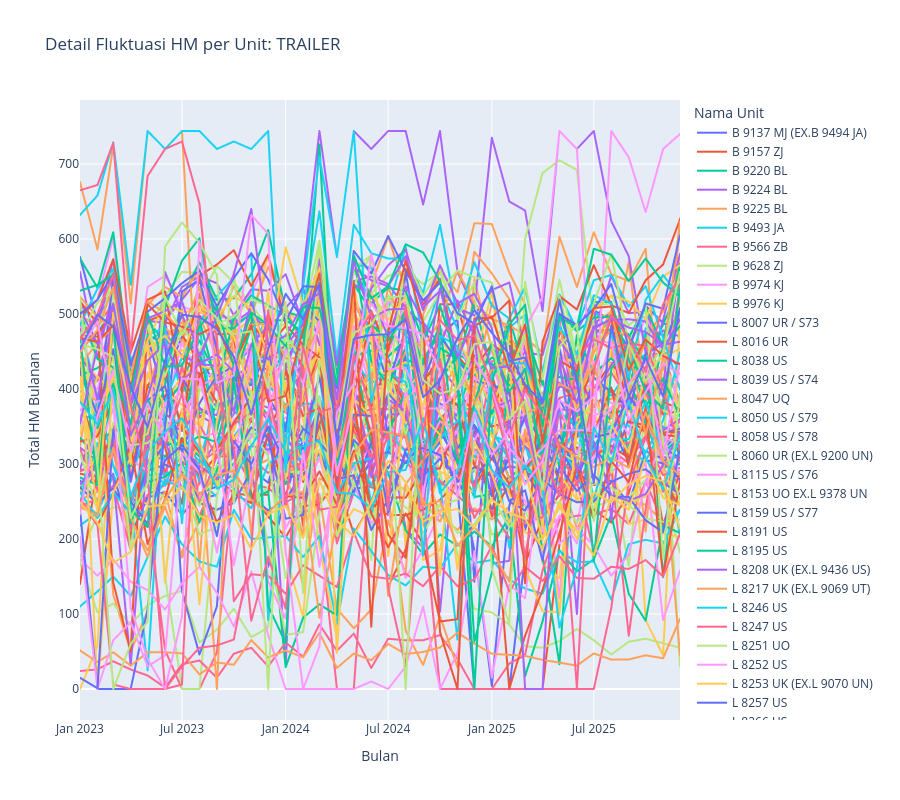

Here is the notebook cell this chart was saved with:
### Markdown cell above
### Tren HM Trailer

### Code cell
# 6. Plot Khusus TRAILER
df_trl = df_unit_monthly[df_unit_monthly['TYPE'] == 'TRAILER']

fig_trl = px.line(df_trl, x='TAHUN_BULAN', y='Delta_HM', color='EQUIP NAME', 
              title='Detail Fluktuasi HM per Unit: TRAILER',
              labels={'TAHUN_BULAN': 'Bulan', 'Delta_HM': 'Total HM Bulanan'})

fig_trl.update_layout(height=800, legend_title_text='Nama Unit')
fig_trl.show()
